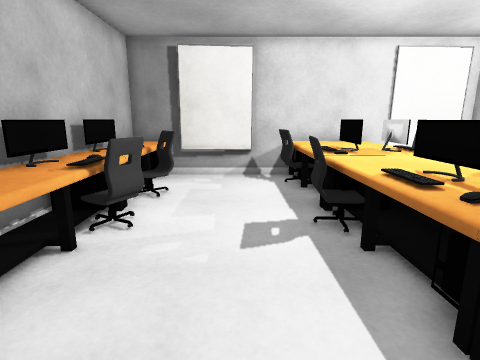
[1] (above)

16 first-person views from a walk through a Unity game level. The camera is 1.2 m above the floor, tilts 12° down and sees 80° across. The floor is counted in squares, 0.5 m on a side. Each view is taken from the middle of a square. On the plan, view 1 faces up. The plan holds only what a view shows up to about 18 squares ahead; the rest is blank. The player character is not drawn. Door leaves are left out, so doorways stand open. Surface patterns are stand-ins for the level's own textures.

[2]
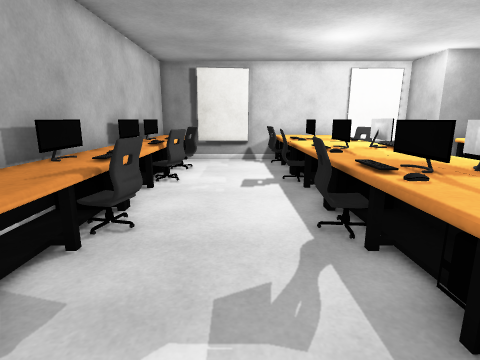

[3]
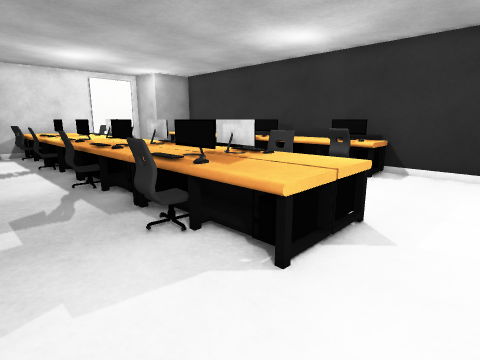

[4]
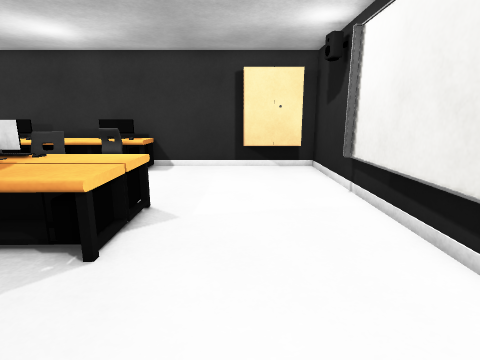

[5]
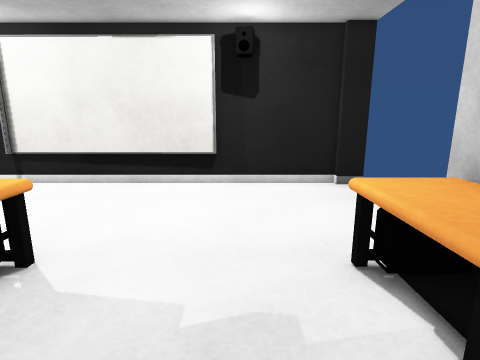

[6]
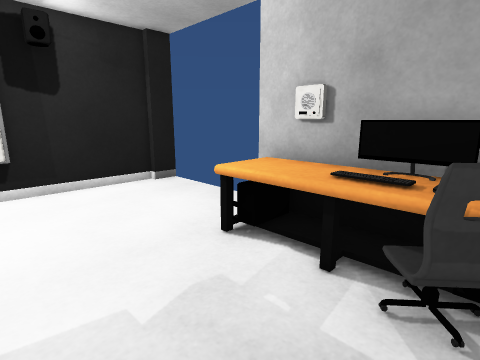

[7]
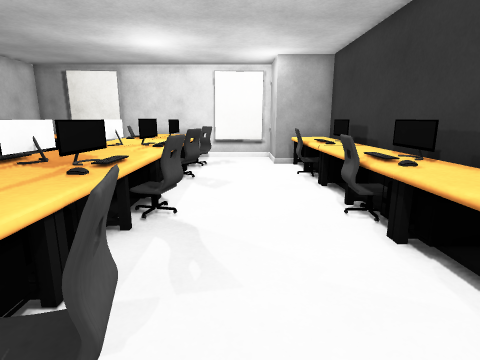

[8]
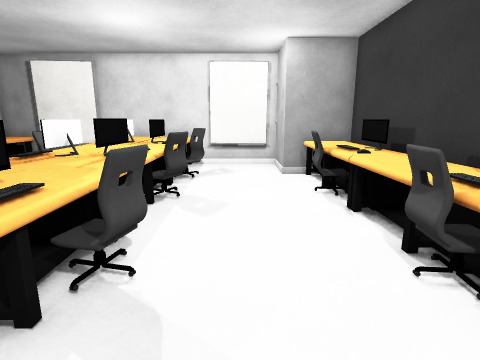

[9]
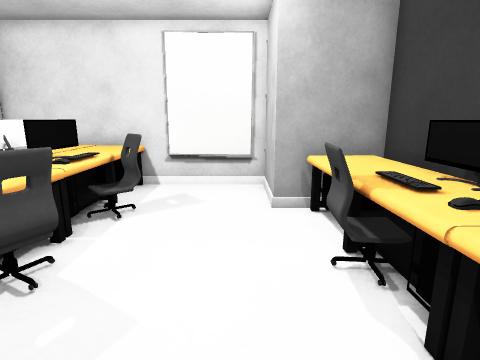

[10]
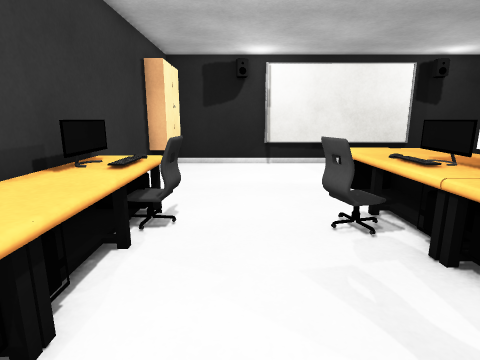

[11]
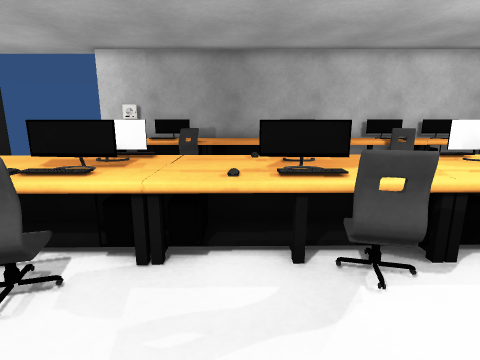

[12]
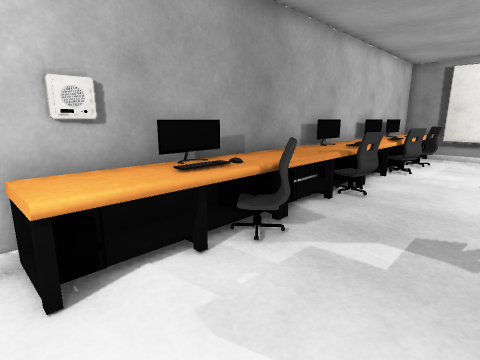

[13]
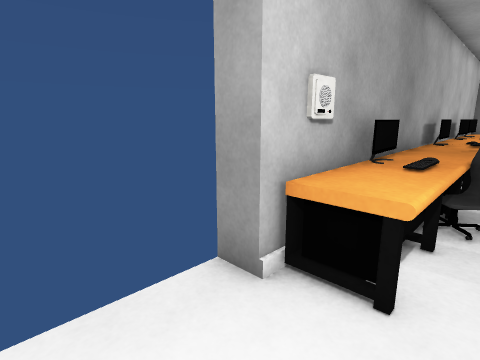

[14]
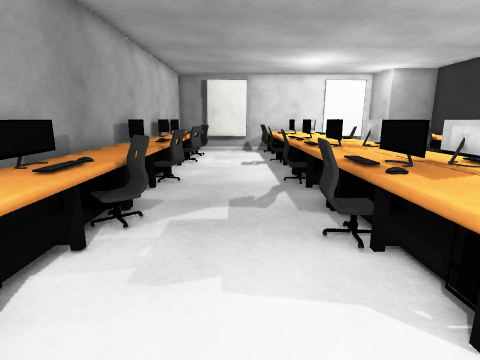

[15]
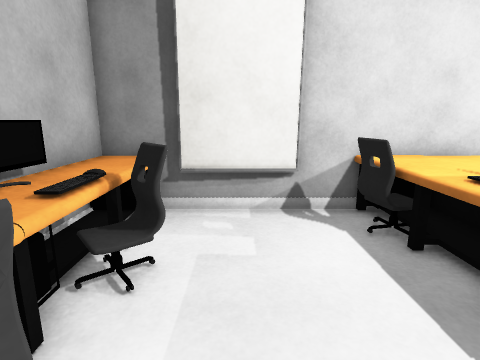

[16]
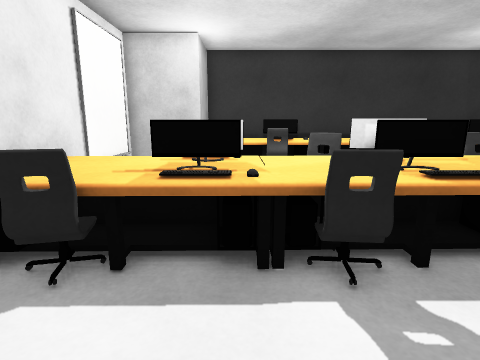

### Floor plan
Key: @ floor where view 1 was taken; # wall or solid block; . floor; D open door; = window, fence, low wall or low ledge; ^ raised ledge; v drop or lower ground; C chair; O other object.
Columns run from 6 left of view 1 to 13 right of it. Each row starts with its distance up from view 1.
 13  #####   #####
 12  #OO#####  O#####
 11  #OO... C   ....#
 10  #OC....#   C...#^##
  9  ##OC...=  ##... OO#
  8  #OO....=  #=....OO#
  7  #OO....#  #=....CO#
  6  #OOC...C   C...CCO#
  5  #OO.....   #....OO#
  4  #OO....=   O....OO#
  3  #OO....=   O....OO#
  2  #OO....=   O....OO#
  1  #OCC...C   C....CO#
  0  #OO..@.=   O....OO#
 -1  #OO....=   O....OO#
 -2  #OO....O   O....OO#
 -3  #O#C...O   O ...OO#
 -4  ####...#    C..COO#
 -5  #OO....C    #..CCO#
 -6  #OO....=   .....OO#
 -7  #OO....=#  .......#
 -8 vDO......=.........#
 -9 vD.................#
-10 vD................##
-11 vD................##
-12 vD................#
-13 vD................#
-14 v##################

Positions as (right, up) in squares from view 1, and headings:
1: (0, 0), facing up
2: (0, -5), facing up
3: (-1, -10), facing up-right
4: (-2, -10), facing right
5: (-1, -3), facing down
6: (1, -3), facing down-left
7: (8, -6), facing up
8: (8, -3), facing up
9: (9, 2), facing up
10: (9, 2), facing down
11: (10, -1), facing left
12: (1, -8), facing up-left
13: (-2, -11), facing up-left
14: (0, -10), facing up
15: (-1, 5), facing up
16: (-2, 8), facing right
